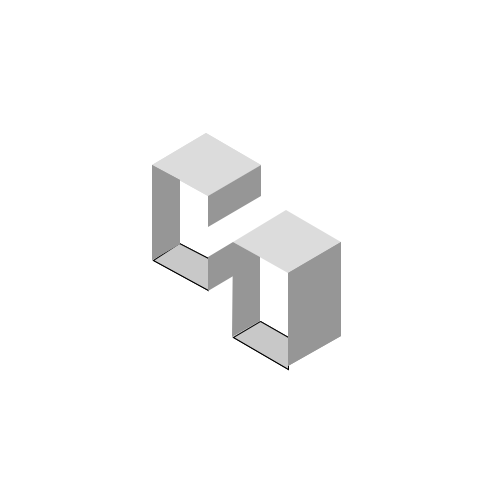
Frame 1 (no input)
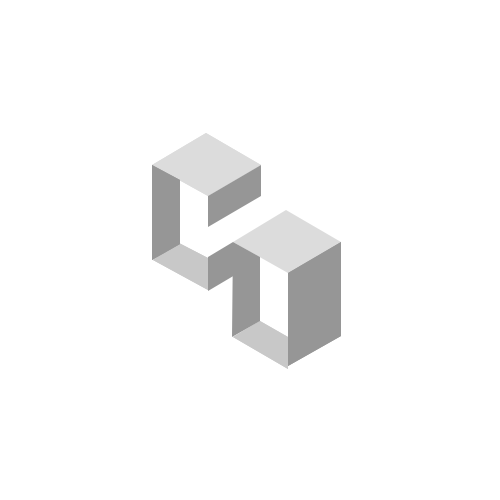
Frame 60 (the mouse pressed at the canvas centre just before this capture)
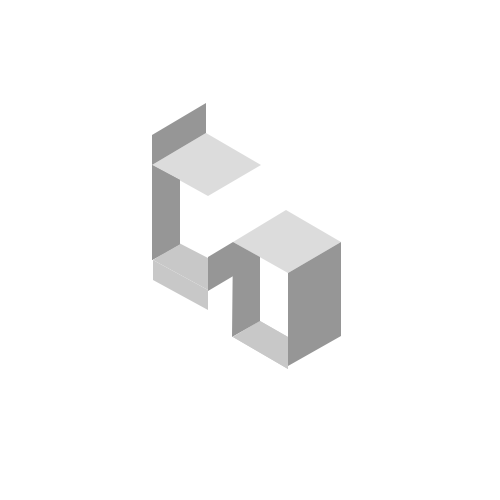
Frame 120 (the mouse held since frame 60 and released just before this capture)

The Processing sketch that drew these frames (run headless with seeded random() and noise(); from frame 60 on, the mouse is pressed at the canvas centre):

// Processing sketch: processing_54320
// ── processing_54320.pde

//city_origami_logo

float x = 80;

float y = 77;


float angle = 0.0;



void setup(){
 
  size (500,500);
  smooth();
  
}

void draw(){
  
  
  
  
  background(255);
  
  fill (200);//medium grey quads
  quad(179, 243, 208, 258, 208, 290, 153, 260); //quad 1
  quad(180+x, 244+y, 208+x, 260+y, 208+x, 292+y, 153+x, 260+y); //quad 2
  
  
   if (pmouseX <= 250 && pmouseY<= 200) {
     quad(179, 243, 208, 258, 208, 290, 153, 260); //quad 1
    } 
    
    if (pmouseX >=250 && pmouseY>= 200) {
     quad( 153, 260+20, 208, 290+20,208, 290,153, 260); //quad 1
    
    }   
    
    
     if (pmouseX <= 350 && pmouseY<= 300) {
     quad(180+x, 244+y, 208+x, 260+y, 208+x, 292+y, 153+x, 260+y); //quad 2
    } 
    
    if (pmouseX >=350 && pmouseY>= 300) {
     quad( 153+x, 260+y+20, 208+x, 292+y+20, 208+x, 292+y,153+x, 260+y); //quad 2
    
    } 
    
    
    
    
    
    
    
  
  
  
 
  
  fill(220); //light grey quads
  noStroke();
  quad(206, 133, 261, 165, 208, 196, 152, 165); //quad 1
  
  quad(206+ x, 133 + y, 261 + x, 165 + y, 208 + x, 196 + y, 153 + x, 165 + y); //quad 2
  
  
   if (pmouseX <= 150 && pmouseY<= 250) {
     quad(206, 133, 261, 165, 208, 196, 152, 165); //quad 1
    } 
    
    fill(150);
    if (pmouseX >=150 && pmouseY<= 250) {
      quad(206, 133-30, 206, 133, 152, 165, 152, 165-30); //quad 1
    
    }   
  
  
  
  
  fill(150);//dark grey quads
  quad(152, 165, 180, 180, 180, 244, 152, 260); //quad 1
  
   //quad(208, 196, 261, 165, 261, 196, 208, 227); //quad 2
   
   
   
    if (pmouseX <= 375 && pmouseY<= 300) {
     quad(152, 165, 180, 180, 180, 244, 152, 260); //quad 1
    } 
    
    
    fill(200);
    if (pmouseX >=375 && pmouseY>= 300) {
     quad(152-20, 165, 152, 165, 152, 260, 152-20, 260); //quad 1
    
    }   
  
  
    fill(150);
  
  if (pmouseX <= 300 && pmouseY<= 100) {
    quad(208, 196, 261, 165, 261, 196, 208, 227); //quad 1
    } 
    
    if (pmouseX >=300 && pmouseY>= 100) {
    quad(208, 196, 261, 165, 261, 196-100, 208, 227-100); //quad 2
    
    }   
    
    
      if (pmouseX >= 300 && pmouseY<= 300) {
    quad(208+x, 196+y, 261+x, 165+y, 261+x, 197, 208+x, 227); //quad4
    } 
    
    if (pmouseX >=300 && pmouseY>= 300) {
    quad(208+x, 196+y, 261+x, 165+y, 261+x, 197+y+62, 208+x, 227+y+62); //quad5
    
    }   
    
    
    
    
    
    // quad(208, 196, 261, 165, 261, 196-100, 208, 227-100); //quad 2
  
  
  quad(208, 257, 233, 242, 235, 275, 208, 291); //quad 3
  quad(153 +x, 165 +y, 180 +x, 180 +y, 180 +x, 244 +y, 152+x, 260 +y); //quad 4
  quad(208+x, 196+y, 261+x, 165+y, 261+x, 197+y+62, 208+x, 227+y+62); //quad 5
  
  
   if (pmouseX <= 350 && pmouseY<= 200) {
    quad(208+x, 196+y, 261+x, 165+y, 261+x, 197+y+62, 208+x, 227+y+62); //quad5
    } 
    
    fill(200);
    if (pmouseX >=350 && pmouseY>= 200) {
    quad(261+x, 165+y, 261+x+30, 165+y+15, 261+x+30, 197+y+62+15, 261+x, 197+y+62); //quad5
    
    }   
  
  
  
  
  
  
  
  

  }
